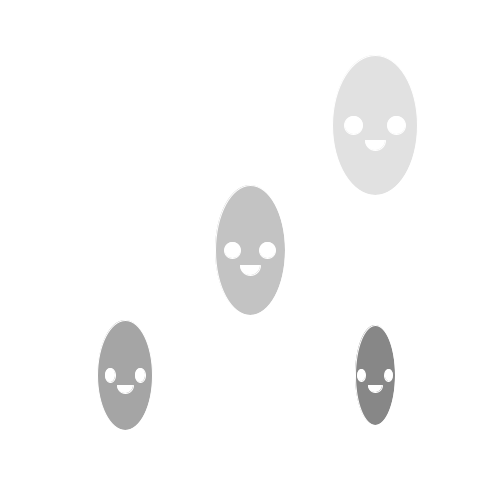
Frame 1 (no input)
Frame 60 (the mouse pressed at the canvas centre just before this capture): identical to frame 1, image omitted
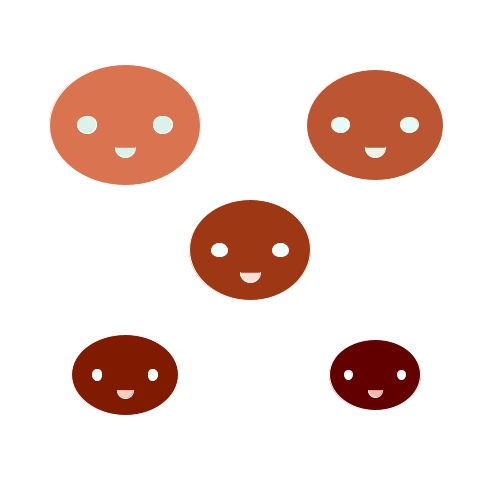
Frame 120 (the mouse held since frame 60 and released just before this capture)

The Processing sketch that drew these frames (run headless with seeded random() and noise(); from frame 60 on, the mouse is pressed at the canvas centre):

// Processing sketch: processing_71622
// ── processing_71622.pde

float eyeWidth = 20; 
float eyeHeight = 20;
float faceWidth = 100; 
float faceHeight = 150; 
float r = 255;
float g = 255;
float b = 255;
float mouthWidth = 20;
float mouthHeight = 20;

 
void setup(){
size (500,500);
}
 
void draw(){
  background(255);
  stroke (255);
//face 1
  fill (r,g,b);
  ellipse (width/4, height/4, faceWidth, faceHeight); 
 
  float eyeL1X = width/4 - faceWidth*0.25;
  float eyeR1X = width/4 + faceWidth*0.25;
  fill (r,b*3,g*2);
  ellipse (eyeL1X, height/4, eyeWidth, eyeHeight); 
  ellipse (eyeR1X, height/4, eyeWidth, eyeHeight); 

  float mouthL1X = width/4;
  float mouthL1Y = height/4 + faceWidth*0.15;
  arc (mouthL1X, mouthL1Y,mouthWidth,mouthHeight,0,PI);

//face 2
  fill (r-30,g-30,b-30);
  ellipse (width*3/4, height/4, faceWidth-15, faceHeight-10); 
 
  float eyeL2X = width*3/4 - (faceWidth-15)*0.25;
  float eyeR2X = width*3/4 + (faceWidth-15)*0.25;
  fill (r+10,b*3+10,g*2+10);
  ellipse (eyeL2X, height/4, eyeWidth-2, eyeHeight-2); 
  ellipse (eyeR2X, height/4, eyeWidth-2, eyeHeight-2);
  
 fill (r+20,(b*3),(g*2));
  float mouthL2X = width*3/4;
  float mouthL2Y = height/4 + faceWidth*0.15;
  arc (mouthL2X, mouthL2Y,mouthWidth,mouthHeight,0,PI);
 
  
//face 3
  fill (r-60,g-60,b-60);
  ellipse (width/2, height/2, faceWidth-30, faceHeight-20); 
 
  float eyeL3X = width/2 - (faceWidth-30)*0.25;
  float eyeR3X = width/2 + (faceWidth-30)*0.25;
  fill (r+20,b*3+20,g*2+20);
  ellipse (eyeL3X, height/2, eyeWidth-4, eyeHeight-4); 
  ellipse (eyeR3X, height/2, eyeWidth-4, eyeHeight-4);
  
  fill (r+40,(b*3)-20,(g*2)-20);
  float mouthL3X = width/2;
  float mouthL3Y = height/2 + faceWidth*0.15;
  arc (mouthL3X, mouthL3Y,mouthWidth,mouthHeight,0,PI);
 
  
//face 4
  fill (r-90,g-90,b-90);
  ellipse (width/4, height*3/4, faceWidth-45, faceHeight-40); 
 
  float eyeL4X = width/4 - (faceWidth-40)*0.25;
  float eyeR4X = width/4 + (faceWidth-40)*0.25;
  fill (r+30,b*3+30,g*2+30);
  ellipse (eyeL4X, height*3/4, eyeWidth-10, eyeHeight-6); 
  ellipse (eyeR4X, height*3/4, eyeWidth-10, eyeHeight-6);
  
  fill (r+60,(b*3)-40,(g*2)-40);
  float mouthL4X = width/4;
  float mouthL4Y = height*3/4 + faceWidth*0.1;
  arc (mouthL4X, mouthL4Y,mouthWidth-4,mouthHeight-4,0,PI);
 
  
//face 5
  fill (r-120,g-120,b-120);
  ellipse (width*3/4, height*3/4, faceWidth-60, faceHeight-50); 
 
  float eyeL5X = width*3/4 - (faceWidth-45)*0.25;
  float eyeR5X = width*3/4 + (faceWidth-45)*0.25;
  fill (r+40,b*3+40,g*2+40);
  ellipse (eyeL5X, height*3/4, eyeWidth-12, eyeHeight-8); 
  ellipse (eyeR5X, height*3/4, eyeWidth-12, eyeHeight-8);
  
  fill (r+100,(b*3)-60,(g*2)-60);
  float mouthL5X = width*3/4;
  float mouthL5Y = height*3/4 + faceWidth*0.1;
  arc (mouthL5X, mouthL5Y,mouthWidth-6,mouthHeight-6,0,PI);
  
  

}
 
void mousePressed(){
  faceWidth  = random (100,  180); 
  faceHeight = random (100, 180); 
  eyeWidth = random (14, 20);
  eyeHeight    = random (14,  30); 
  r = random (255);
  b = random (255);
  g = random (255);
}
